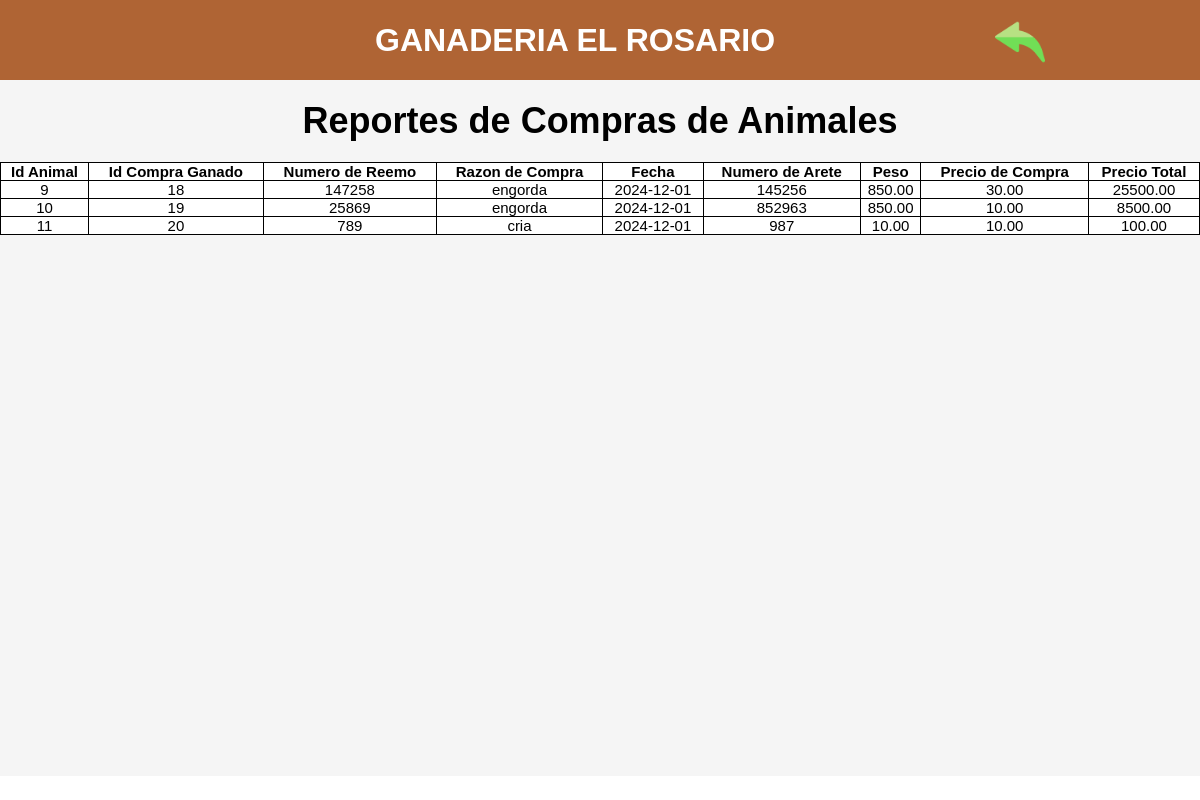
The page /ReporteCompras.php on the database its author committed.
### tables this page shows
CREATE TABLE `animales` (
  `idAnimal` int(11) NOT NULL,
  `idCompraGanado` int(11) DEFAULT NULL,
  `NumeroArete` varchar(20) DEFAULT NULL,
  `Sexo` varchar(20) DEFAULT NULL,
  `Meses` int(11) DEFAULT NULL,
  `Clasificacion` varchar(50) DEFAULT NULL,
  `Fierro` int(11) DEFAULT NULL,
  `Peso` decimal(10,2) DEFAULT NULL,
  `PrecioCompra` decimal(10,2) DEFAULT NULL,
  `PrecioTotal` decimal(10,2) DEFAULT NULL,
  `Ganancia` decimal(10,2) DEFAULT NULL
);

CREATE TABLE `compraganado` (
  `idCompraGanado` int(11) NOT NULL,
  `N_Reemo` varchar(30) DEFAULT NULL,
  `Motivo` varchar(50) DEFAULT NULL,
  `Fecha` date DEFAULT NULL
);

### ReporteCompras.php (the view, shortened to what this page needs)
<?php
$server = "localhost";
$user = "root";
$pass = "";
$db = "Ganaderia";
$conexion = mysqli_connect($server, $user, $pass, $db);
$consulta = "
    SELECT
        a.idAnimal,
        a.idCompraGanado,
        a.NumeroArete,
        a.Peso,
        a.PrecioCompra,
        a.PrecioTotal,
        a.Ganancia,
        c.idCompraGanado AS CompraId,
        c.N_Reemo,
        c.Motivo,
        c.Fecha
    FROM animales a
    JOIN compraganado c ON a.idCompraGanado = c.idCompraGanado
";
$guardar = $conexion->query($consulta);
?>
<!DOCTYPE html>
<html lang="es">
<head>
    <link rel="stylesheet" type="text/css" href="ReporteCompras.css">
</head>
<body>
    <div class="titulin">
        <h1>GANADERIA EL ROSARIO</h1>
        <a href="ADMINISTRADORES.php">
            <img src="flechaatras.jpg" alt="Botón Atrás" class="boton-atras">
        </a>
    </div>
    <main>
        <section class="container">
            <h3>Reportes de Compras de Animales</h3>
            <div class="tabla">
                <table border="1" class="table">
                    <thead>
                        <tr>
                            <th>Id Animal</th>
                            <th>Id Compra Ganado</th>
                            <th>Numero de Reemo</th>
                            <th>Razon de Compra</th>
                            <th>Fecha</th>
                            <th>Numero de Arete</th>
                            <th>Peso</th>
                            <th>Precio de Compra</th>
                            <th>Precio Total</th>
                        </tr>
                    </thead>
                    <tbody>
                        <?php while ($row = $guardar->fetch_assoc()): ?>
                            <tr>
                                <td><?php echo htmlspecialchars($row['idAnimal']); ?></td>
                                <td><?php echo htmlspecialchars($row['CompraId']); ?></td>
                                <td><?php echo htmlspecialchars($row['N_Reemo']); ?></td>
                                <td><?php echo htmlspecialchars($row['Motivo']); ?></td>
                                <td><?php echo htmlspecialchars($row['Fecha']); ?></td>
                                <td><?php echo htmlspecialchars($row['NumeroArete']); ?></td>
                                <td><?php echo htmlspecialchars($row['Peso']); ?></td>
                                <td><?php echo htmlspecialchars($row['PrecioCompra']); ?></td>
                                <td><?php echo htmlspecialchars($row['PrecioTotal']); ?></td>
                            </tr>
                        <?php endwhile; ?>
                    </tbody>
                </table>
            </div>
        </section>
    </main>
</body>
</html>

### ReporteCompras.css (style rules this page uses)
* { padding: 0; margin: 0; }
.titulin { align-items: center; justify-content: center; text-align: center; color: white; display: flex; height: 80px; border: 1px #af6434; background-color: #af6434; }
.boton-atras { position: relative; left: 220px; margin-top: 8px; width: 50px; height: 50px; }
h3 { font-size: 36px; text-align: center; padding: 20px; }
.container { background-color: whitesmoke; width: 100%; height: 87vh; text-align: center; }
.table, .tr, .th, .td { background-color: white; border: 1px solid black; border-collapse: collapse; }
.table { font-size: 15px; width: 100%; margin: auto; border-collapse: collapse; }
main { display: flex; }
.tabla { display: flex; justify-content: center; }
body { background-image: url('Imagenes/Fondo.jpg'); background-size: cover; background-position: center; background-repeat: no-repeat; height: 100%; margin: auto; font-family: 'Arial', sans-serif; }

### rows shown on the page
animales: idAnimal "9", idCompraGanado.idCompraGanado "18", idCompraGanado.N_Reemo "147258", idCompraGanado.Motivo "engorda", idCompraGanado.Fecha "2024-12-01", NumeroArete "145256", Peso "850.00", PrecioCompra "30.00", PrecioTotal "25500.00"
animales: idAnimal "10", idCompraGanado.idCompraGanado "19", idCompraGanado.N_Reemo "25869", idCompraGanado.Motivo "engorda", idCompraGanado.Fecha "2024-12-01", NumeroArete "852963", Peso "850.00", PrecioCompra "10.00", PrecioTotal "8500.00"
animales: idAnimal "11", idCompraGanado.idCompraGanado "20", idCompraGanado.N_Reemo "789", idCompraGanado.Motivo "cria", idCompraGanado.Fecha "2024-12-01", NumeroArete "987", Peso "10.00", PrecioCompra "10.00", PrecioTotal "100.00"
